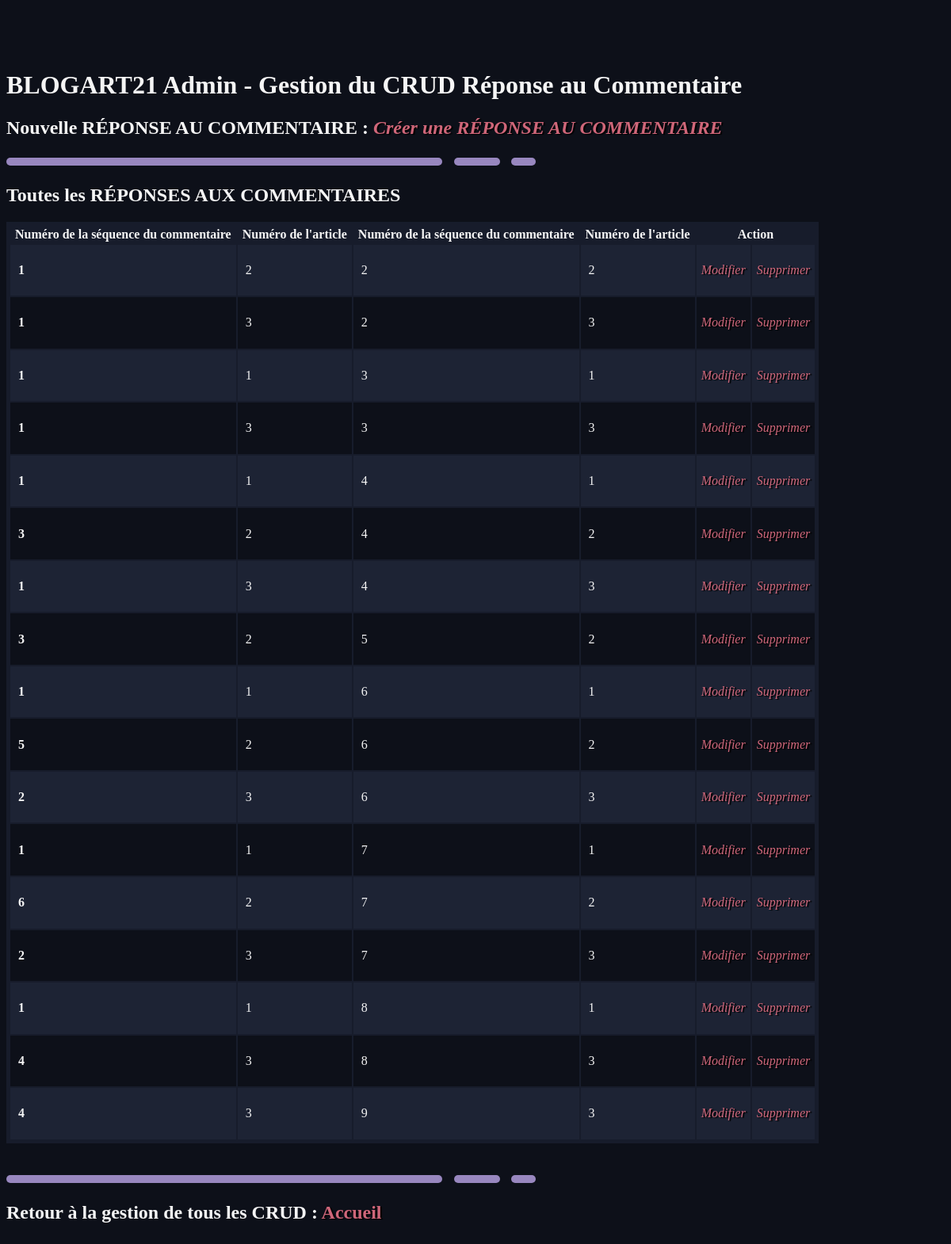
Screenshot of /back/commentPlus/commentPlus.php with the database file from the repository.
### tables this page shows
CREATE TABLE `COMMENTPLUS` (
  `numSeqCom` int(10) NOT NULL,
  `numArt` int(8) NOT NULL,
  `numSeqComR` int(10) NOT NULL,
  `numArtR` int(8) NOT NULL
);

### CLASS_CRUD/commentPlus.class.php (called while the page is built, shortened)
<?php
require_once __DIR__ . '../../CONNECT/database.php';
class COMMENTPLUS
{
    function get_AllComPlus()
    {
        global $db;
        $query = 'SELECT * FROM COMMENTPLUS';
        $result = $db->query($query);
        $allStatuts = $result->fetchAll();
        return ($allStatuts);
    }
}

### back/commentPlus/commentPlus.php (the view, shortened to what this page needs)
<?
require_once __DIR__ . '/../../CLASS_CRUD/commentPlus.class.php';
$monComPlus = new COMMENTPLUS;
?>
<!DOCTYPE html>
<html lang="fr">
<head>
    <link href="../../back/css/style.css" rel="stylesheet" type="text/css" />
</head>
<body>
    <h1>BLOGART21 Admin - Gestion du CRUD Réponse au Commentaire</h1>
    <h2>Nouvelle RÉPONSE AU COMMENTAIRE :&nbsp;<a href="./createCommentPlus.php"><i>Créer une RÉPONSE AU COMMENTAIRE</i></a></h2>
<img class="soulignage2" src="../../front/assets/icons/soulignage.svg"> <br />
<h2>Toutes les RÉPONSES AUX COMMENTAIRES</h2>
<table border="3" bgcolor="aliceblue">
<thead>
    <tr>
        <th>&nbsp;Numéro de la séquence du commentaire&nbsp;</th>
        <th>&nbsp;Numéro de l'article&nbsp;</th>
        <th>&nbsp;Numéro de la séquence du commentaire&nbsp;</th>
        <th>&nbsp;Numéro de l'article&nbsp;</th>
        <th colspan="2">&nbsp;Action&nbsp;</th>
    </tr>
</thead>
<tbody>
<?
$allStatuts = $monComPlus->get_AllComPlus();
foreach($allStatuts as $row) {
?>
    <tr>
    <td><h4>&nbsp; <?= $row["numSeqCom"]; ?> &nbsp;</h4></td>
    <td>&nbsp; <?php echo $row["numArt"]; ?> &nbsp;</td>
    <td>&nbsp; <?php echo $row["numSeqComR"]; ?> &nbsp;</td>
    <td>&nbsp; <?php echo $row["numArtR"]; ?> &nbsp;</td>
    <td>&nbsp;<a href="./updateCommentPlus.php?id=<?=$row["numSeqCom"]; ?>"><i>Modifier</i></a>&nbsp;
    <br /></td>
    <td>&nbsp;<a href="./deleteCommentPlus.php?id=<?=$row["numSeqCom"]; ?>"><i>Supprimer</i></a>&nbsp;
    <br /></td>
    </tr>
<?
}
?>
</tbody>
</table>
<br><br>
</body>
</html>

### back/css/style.css (style rules this page uses)
body { background-color: #0D1019; color: #F5F5F5; padding-top: 60px; padding-bottom: 40px; font-family: "Gotham rounded book"; }
h1 { font-family: "Gotham ultra"; }
h2 { font-family: "Gotham rounded book"; }
table { background-color: #171c2b; border-color: rgba(255, 255, 0, 0); border-collapse:inherit; box-shadow: 0; }
a { text-decoration: none; font-family: "Gotham rounded book"; font-style: normal; color: #CF6679; text-shadow: 2px 1px 1px black; }
tbody tr:nth-child(odd) { background-color:#1d2334; }
tbody tr:nth-child(even) { background-color:#0D1019; }
td { border-color: #171c2b00; }
th { border-color: #171c2b00; }

### rows the page displays
commentplus: numSeqCom "1", numArt "2", numSeqComR "2", numArtR "2"
commentplus: numSeqCom "1", numArt "3", numSeqComR "2", numArtR "3"
commentplus: numSeqCom "1", numArt "1", numSeqComR "3", numArtR "1"
commentplus: numSeqCom "1", numArt "3", numSeqComR "3", numArtR "3"
commentplus: numSeqCom "1", numArt "1", numSeqComR "4", numArtR "1"
commentplus: numSeqCom "3", numArt "2", numSeqComR "4", numArtR "2"
commentplus: numSeqCom "1", numArt "3", numSeqComR "4", numArtR "3"
commentplus: numSeqCom "3", numArt "2", numSeqComR "5", numArtR "2"
commentplus: numSeqCom "1", numArt "1", numSeqComR "6", numArtR "1"
commentplus: numSeqCom "5", numArt "2", numSeqComR "6", numArtR "2"
commentplus: numSeqCom "2", numArt "3", numSeqComR "6", numArtR "3"
commentplus: numSeqCom "1", numArt "1", numSeqComR "7", numArtR "1"
commentplus: numSeqCom "6", numArt "2", numSeqComR "7", numArtR "2"
commentplus: numSeqCom "2", numArt "3", numSeqComR "7", numArtR "3"
commentplus: numSeqCom "1", numArt "1", numSeqComR "8", numArtR "1"
commentplus: numSeqCom "4", numArt "3", numSeqComR "8", numArtR "3"
commentplus: numSeqCom "4", numArt "3", numSeqComR "9", numArtR "3"
